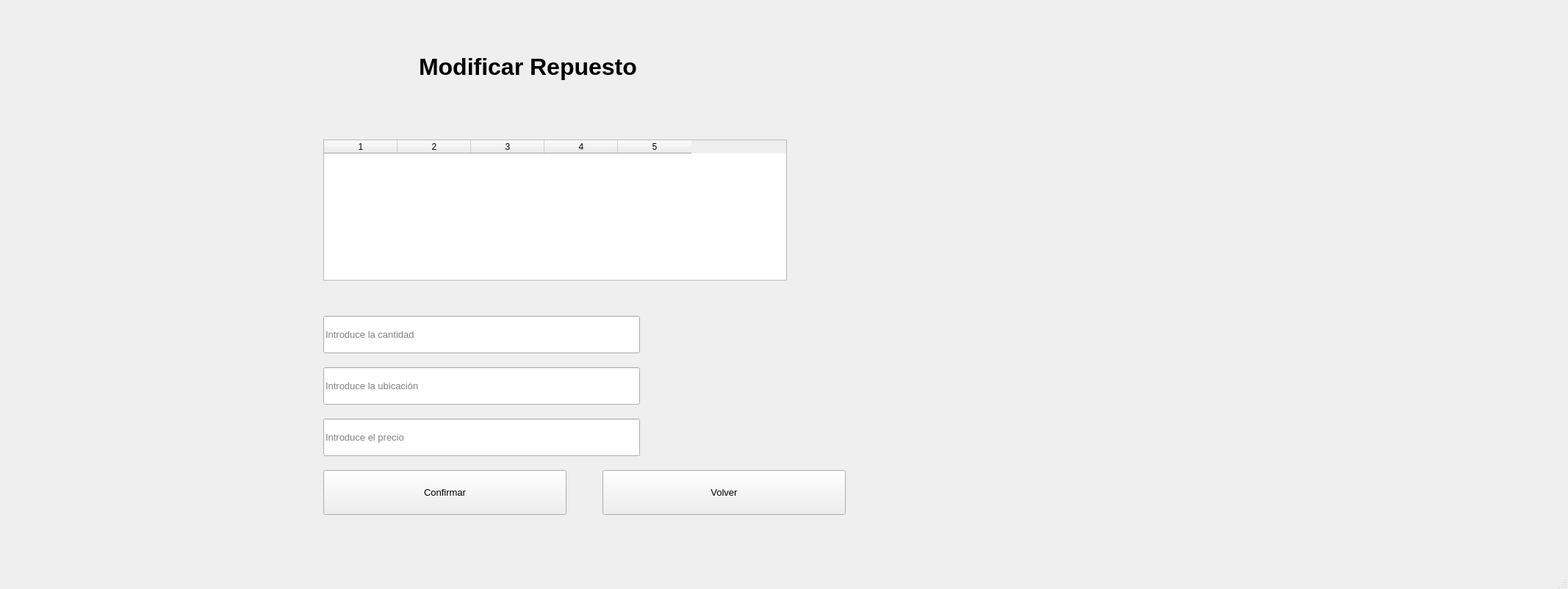
<?xml version="1.0" encoding="UTF-8"?>
<ui version="4.0">
 <class>MainWindow</class>
 <widget class="QMainWindow" name="MainWindow">
  <property name="geometry">
   <rect>
    <x>0</x>
    <y>0</y>
    <width>2134</width>
    <height>802</height>
   </rect>
  </property>
  <property name="windowTitle">
   <string>MainWindow</string>
  </property>
  <widget class="QWidget" name="centralwidget">
   <widget class="QLabel" name="lblTitulo">
    <property name="geometry">
     <rect>
      <x>570</x>
      <y>30</y>
      <width>391</width>
      <height>121</height>
     </rect>
    </property>
    <property name="font">
     <font>
      <family>Segoe UI</family>
      <pointsize>24</pointsize>
      <weight>75</weight>
      <bold>true</bold>
     </font>
    </property>
    <property name="text">
     <string>Modificar Repuesto</string>
    </property>
   </widget>
   <widget class="QTableWidget" name="tablaRepuestos">
    <property name="geometry">
     <rect>
      <x>440</x>
      <y>190</y>
      <width>631</width>
      <height>192</height>
     </rect>
    </property>
    <property name="columnCount">
     <number>5</number>
    </property>
    <column/>
    <column/>
    <column/>
    <column/>
    <column/>
   </widget>
   <widget class="QLineEdit" name="Cantidad">
    <property name="geometry">
     <rect>
      <x>440</x>
      <y>430</y>
      <width>431</width>
      <height>51</height>
     </rect>
    </property>
    <property name="font">
     <font>
      <family>Segoe UI</family>
      <pointsize>10</pointsize>
     </font>
    </property>
    <property name="placeholderText">
     <string>Introduce la cantidad</string>
    </property>
   </widget>
   <widget class="QLineEdit" name="Ubicacion">
    <property name="geometry">
     <rect>
      <x>440</x>
      <y>500</y>
      <width>431</width>
      <height>51</height>
     </rect>
    </property>
    <property name="font">
     <font>
      <family>Segoe UI</family>
      <pointsize>10</pointsize>
     </font>
    </property>
    <property name="placeholderText">
     <string>Introduce la ubicación</string>
    </property>
   </widget>
   <widget class="QLineEdit" name="PrecioUnitario">
    <property name="geometry">
     <rect>
      <x>440</x>
      <y>570</y>
      <width>431</width>
      <height>51</height>
     </rect>
    </property>
    <property name="font">
     <font>
      <family>Segoe UI</family>
      <pointsize>10</pointsize>
     </font>
    </property>
    <property name="placeholderText">
     <string>Introduce el precio</string>
    </property>
   </widget>
   <widget class="QPushButton" name="btnConfirmar">
    <property name="geometry">
     <rect>
      <x>440</x>
      <y>640</y>
      <width>331</width>
      <height>61</height>
     </rect>
    </property>
    <property name="font">
     <font>
      <family>Segoe UI</family>
      <pointsize>10</pointsize>
     </font>
    </property>
    <property name="text">
     <string>Confirmar</string>
    </property>
   </widget>
   <widget class="QPushButton" name="btnVolver">
    <property name="geometry">
     <rect>
      <x>820</x>
      <y>640</y>
      <width>331</width>
      <height>61</height>
     </rect>
    </property>
    <property name="font">
     <font>
      <family>Segoe UI</family>
      <pointsize>10</pointsize>
     </font>
    </property>
    <property name="text">
     <string>Volver</string>
    </property>
   </widget>
   <widget class="QWidget" name="imagen" native="true">
    <property name="geometry">
     <rect>
      <x>1480</x>
      <y>60</y>
      <width>411</width>
      <height>651</height>
     </rect>
    </property>
   </widget>
  </widget>
  <widget class="QMenuBar" name="menubar">
   <property name="geometry">
    <rect>
     <x>0</x>
     <y>0</y>
     <width>2134</width>
     <height>26</height>
    </rect>
   </property>
  </widget>
  <widget class="QStatusBar" name="statusbar"/>
 </widget>
 <resources/>
 <connections/>
</ui>
